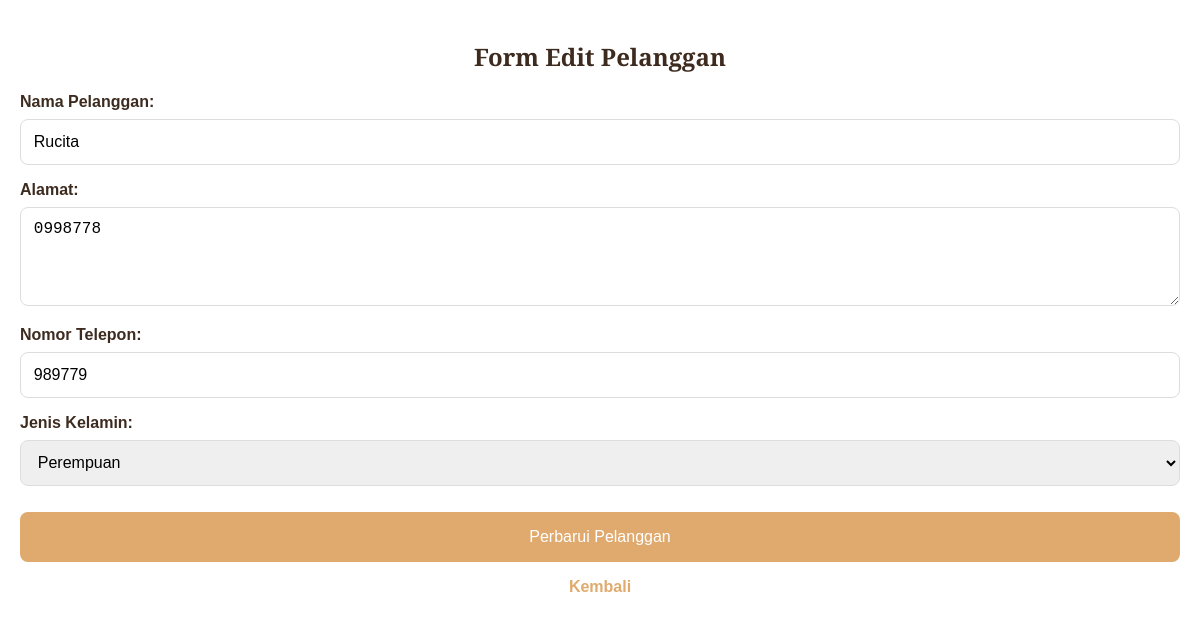
/admin/pelanggan/edit_pelanggan.php?id=38, run on an earlier commit of the app's database.
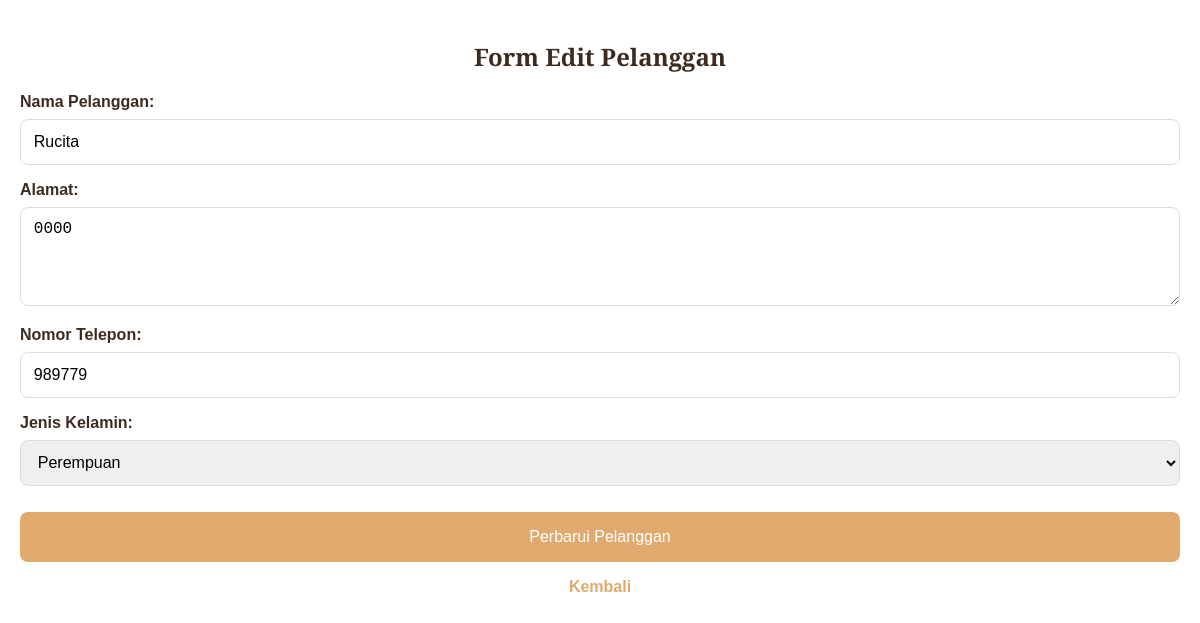
And on a later commit of the database.
### tables this page shows
CREATE TABLE `pelanggan` (
  `PelangganID` int(10) NOT NULL,
  `NamaPelanggan` varchar(255) DEFAULT NULL,
  `Alamat` text DEFAULT NULL,
  `NomorTelepon` varchar(20) DEFAULT NULL,
  `jk` enum('Laki_Laki','Perempuan') NOT NULL
);

### admin/pelanggan/edit_pelanggan.php (the view, shortened to what this page needs)
<?php
$host     = "localhost";
$username = "root";
$password = "";
$dbname   = "kasir_reddra";
$mysqli = new mysqli($host, $username, $password, $dbname);
$pelangganID = (int)$_GET['id'];
$stmt = $mysqli->prepare("SELECT NamaPelanggan, Alamat, NomorTelepon, jk FROM pelanggan WHERE PelangganID = ?");
$stmt->bind_param("i", $pelangganID);
$stmt->execute();
$result = $stmt->get_result();
$pelanggan = $result->fetch_assoc();
?>
<!DOCTYPE html>
<html lang="id">
<head>
</head>
<body>
    <div class="content-card">
        <div class="card-header">
            <h2>Form Edit Pelanggan</h2>
        </div>
        <form action="" method="post">
            <div class="form-group">
                <label class="form-label" for="namaPelanggan">Nama Pelanggan:</label>
                <input type="text" name="namaPelanggan" id="namaPelanggan" class="form-control"
                    placeholder="Masukkan nama pelanggan" value="<?= htmlspecialchars($pelanggan['NamaPelanggan']); ?>"
                    required>
            </div>
            <div class="form-group">
                <label class="form-label" for="alamat">Alamat:</label>
                <textarea name="alamat" id="alamat" class="form-control" rows="4"
                    placeholder="Masukkan alamat pelanggan"
                    required><?= htmlspecialchars($pelanggan['Alamat']); ?></textarea>
            </div>
            <div class="form-group">
                <label class="form-label" for="nomorTelepon">Nomor Telepon:</label>
                <input type="text" name="nomorTelepon" id="nomorTelepon" class="form-control"
                    placeholder="Masukkan nomor telepon" value="<?= htmlspecialchars($pelanggan['NomorTelepon']); ?>"
                    required>
            </div>
            <div class="form-group">
                <label class="form-label" for="jk">Jenis Kelamin:</label>
                <select name="jk" id="jk" class="form-control" required>
                    <option value="Perempuan" <?= ($pelanggan['jk'] == 'Perempuan') ? 'selected' : ''; ?>>Perempuan
                    </option>
                </select>
            </div>
            <button type="submit" class="btn-primary" name="submit">Perbarui Pelanggan</button>
        </form>
        <a href="pelanggan.php" class="back-link">Kembali</a>
    </div>
</body>
</html>

What changed in the data, as far as the page shows it:
changed pelanggan "Rucita": alamat "0998778" → "0000"
